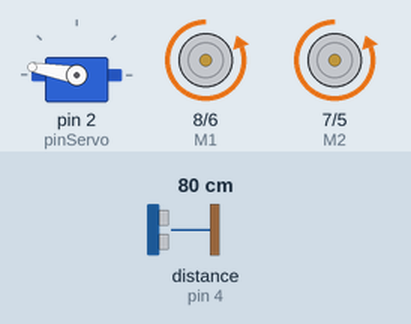
The sketch below on a simulated Arduino Uno, built with avr-gcc and run on an emulated ATmega328P. Shown: servo, direction and speed pins drawn as motors (green arrow = direction pin HIGH = forward, orange = LOW = backward, longer = more drive). Wiring (inferred from the names in the program): ultrasonic range finder: trigger pin 4; echo pin 4. The inputs (shaded band) are chosen by the test bench; at power-on: distance to the obstacle (sensor on pin 4) 80 cm. The echo pulse lasts 58.3 µs per cm.

Above: at 4.2 s.
4.3 s: distance to the obstacle (sensor on pin 4) set to 168 cm
At 5.28 s:
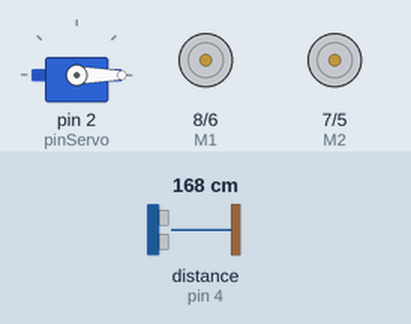
7.3 s: distance to the obstacle (sensor on pin 4) set to 177 cm
At 7.3 s:
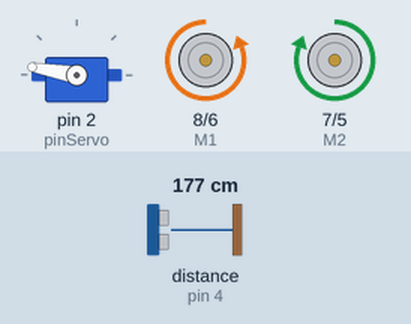
9.6 s: distance to the obstacle (sensor on pin 4) set to 299 cm
At 10.84 s:
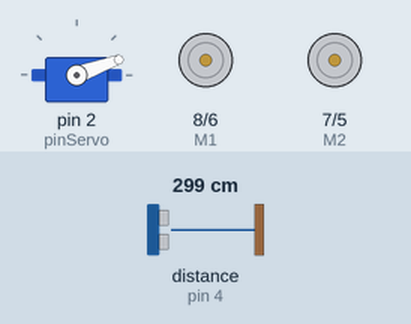
Timing chart, 0 to 18.6 s (numbered marks = the images above; inputs shaded):
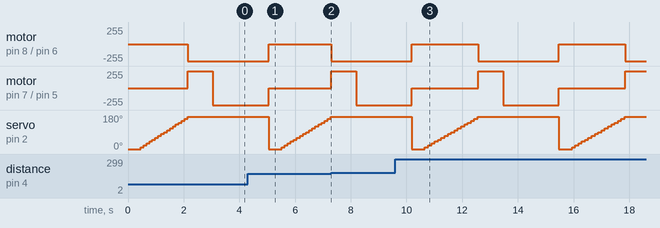

The sketch:

Guided-Robot.ino
```cpp
#include <Servo.h>
Servo myServo;

int E1 = 6; //M1 Speed Control (analog)
int E2 = 5; //M2 Speed Control (analog)
int M1 = 8; //M1 Direction Control (digital)
int M2 = 7; //M2 Direction Control (digital)
int pinServo = 2;
int pinBuzzer = 3;
int pinScanner = 4;

int turnAngle = 45;
int angleConverterDelay = 10;
int maxDistance = 20;
int distanceConverterDelay = 20;
int defaultSpeed = 255;
int totalAngles = 18;
char buffer[120];

void setup() {
  myServo.attach(pinServo);
  int i;
  for(i=5;i<=8;i++) {
    pinMode(i, OUTPUT);
  }
  Serial.begin(9600);
}

long microsecondsToCentimeters(long microseconds)
{
  return microseconds / 29 / 2;
}

int distance_measure() {
  long duration, inches, cms;
  //Send Pulse
  pinMode(pinScanner, OUTPUT);
  digitalWrite(pinScanner, LOW);
  delayMicroseconds(2);
  digitalWrite(pinScanner, HIGH);
  delayMicroseconds(5);
  digitalWrite(pinScanner, LOW);
  //Read Echo
  pinMode(pinScanner, INPUT);
  duration = pulseIn(pinScanner, HIGH);
  // convert the time into a distance
  cms = microsecondsToCentimeters(duration);
  //Serial.print("Ping:  ");
  //Serial.println(cms);
  return round(cms);
}

void best_direction(int *bestPos, int *bestDist) {
  int pos_idx;
  *bestDist = 0;
  *bestPos = 0;

  myServo.write(0);
  delay(250);

  for (pos_idx = 0; pos_idx < totalAngles; pos_idx++) {
    int pos, dist;

    pos = pos_idx*(180/totalAngles);
    if (pos >= 180) pos = 180;
    delay(100);
    myServo.write(pos);
    dist = distance_measure();
    // sprintf(buffer,"pos = %d, dist = %d \n", pos, dist); Serial.println(buffer);
    if(dist > *bestDist) {
      *bestDist = dist;
      *bestPos = pos;
    }
  }
  // sprintf(buffer,"bestPos = %d, bestDist = %d \n", *bestPos, *bestDist); Serial.println(buffer);

}


void stop(void) //Stop
{
 digitalWrite(E1,LOW);
 digitalWrite(E2,LOW);
}

void forward(char a,char b,int maxDistance)
{
 analogWrite (E1,a);
 digitalWrite(M1,LOW);
 analogWrite (E2,b);
 digitalWrite(M2,LOW);
 int delayTime = maxDistance * distanceConverterDelay;
 delay(delayTime);
 stop();
}

void reverse (char a,char b,int maxDistance)
{
 analogWrite (E1,a);
 digitalWrite(M1,HIGH);
 analogWrite (E2,b);
 digitalWrite(M2,HIGH);
 int delayTime = maxDistance * distanceConverterDelay;
 delay(delayTime);
 stop();
}

void left (char a,char b, int turnAngle)
{
 analogWrite (E1,a);
 digitalWrite(M1,HIGH);
 analogWrite (E2,b);
 digitalWrite(M2,LOW);
 int delayTime = turnAngle * angleConverterDelay;
 delay(delayTime);
 stop();
}

void right (char a,char b, int turnAngle)
{
 analogWrite (E1,a);
 digitalWrite(M1,LOW);
 analogWrite (E2,b);
 digitalWrite(M2,HIGH);
 int delayTime = turnAngle * angleConverterDelay;
 delay(delayTime);
 stop();
}

void loop() {
  int maxDistance, bestAngle;

  // find best position
  best_direction(&bestAngle, &maxDistance);

  // turn to best position
  if (bestAngle < 90) {
    // turn left
    right(defaultSpeed, defaultSpeed, (90 - bestAngle));
  } else {
    left(defaultSpeed, defaultSpeed, (bestAngle - 90));
  }

  // sprintf(buffer,"bestAngle = %d, maxDistance = %d \n", bestAngle, maxDistance); Serial.println(buffer);

  if (maxDistance < 20) {
    digitalWrite(pinBuzzer, HIGH);
    delay(1000);
    digitalWrite(pinBuzzer, LOW);
    reverse(defaultSpeed, defaultSpeed, 100);
  } else {
    forward(defaultSpeed, defaultSpeed, (100));
  }

}
```

Measured:
- the behaviour switches between 173 and 174 cm on distance to the obstacle (sensor on pin 4) (found by bisection; images 1 and 2)
- by itself, motor on pin 8 (M1) / pin 6 (E1): alternates backward 255/255 for 2.9 s and stopped for 2.4 s
- by itself, servo on pin 2 (pinServo): ramps from 0° to 170° and jumps back, once every 5.3 s
